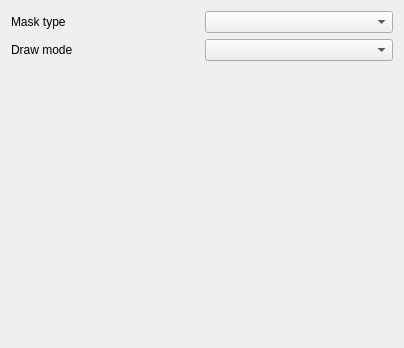
<?xml version="1.0" encoding="UTF-8"?>
<ui version="4.0">
 <class>WidgetMaskEffect</class>
 <widget class="QWidget" name="WidgetMaskEffect">
  <property name="geometry">
   <rect>
    <x>0</x>
    <y>0</y>
    <width>404</width>
    <height>348</height>
   </rect>
  </property>
  <property name="windowTitle">
   <string>Form</string>
  </property>
  <layout class="QVBoxLayout" name="verticalLayout">
   <item>
    <layout class="QGridLayout" name="gridLayout_38">
     <item row="1" column="0" colspan="2">
      <widget class="QFrame" name="mShadowFrame">
       <layout class="QGridLayout" name="gridLayout_7">
        <property name="leftMargin">
         <number>0</number>
        </property>
        <property name="topMargin">
         <number>0</number>
        </property>
        <property name="rightMargin">
         <number>0</number>
        </property>
        <property name="bottomMargin">
         <number>0</number>
        </property>
        <item row="0" column="1">
         <widget class="QComboBox" name="mMaskTypeCombo"/>
        </item>
        <item row="1" column="1">
         <widget class="QgsEffectDrawModeComboBox" name="mDrawModeComboBox"/>
        </item>
        <item row="0" column="0">
         <widget class="QLabel" name="label">
          <property name="text">
           <string>Mask type</string>
          </property>
         </widget>
        </item>
        <item row="1" column="0">
         <widget class="QLabel" name="label_2">
          <property name="text">
           <string>Draw mode</string>
          </property>
         </widget>
        </item>
       </layout>
      </widget>
     </item>
    </layout>
   </item>
   <item>
    <spacer name="verticalSpacer">
     <property name="orientation">
      <enum>Qt::Vertical</enum>
     </property>
     <property name="sizeHint" stdset="0">
      <size>
       <width>20</width>
       <height>189</height>
      </size>
     </property>
    </spacer>
   </item>
  </layout>
 </widget>
 <customwidgets>
  <customwidget>
   <class>QgsEffectDrawModeComboBox</class>
   <extends>QComboBox</extends>
   <header>qgseffectdrawmodecombobox.h</header>
  </customwidget>
 </customwidgets>
 <resources/>
 <connections/>
</ui>
